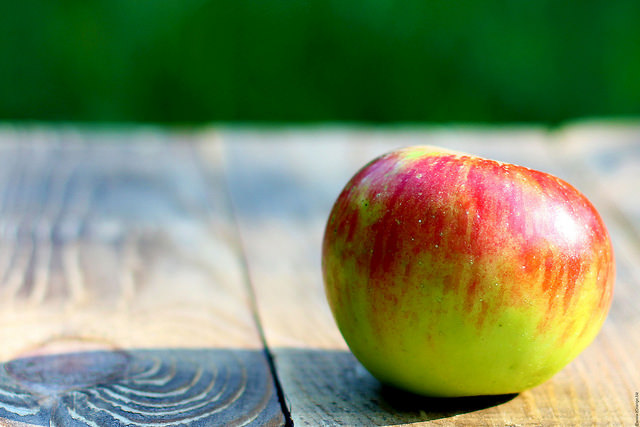
#> input picture images/apple.jpg, 640 x 427 px
$ python -i saliency.py   (imports and definitions only)   (older library calls are emulated)
#> lines starting #> are read from the running program, lines starting #| are printed output that depends on the picture; after the words box and inside, x2 and y2 are one past the last pixel; in counts of white or black regions, pixels touching at a corner belong together
"""
saliency.py - An implementation of Zhang and Sclaroff's Boolean Map Saliency
algorithm. http://cs-people.bu.edu/jmzhang/BMS/BMS_iccv13_preprint.pdf.

author: Frank Liu - frank@frankzliu.com

Redistribution and use in source and binary forms, with or without
modification, are permitted provided that the following conditions are met:
    * Redistributions of source code must retain the above copyright
      notice, this list of conditions and the following disclaimer.
    * Redistributions in binary form must reproduce the above copyright
      notice, this list of conditions and the following disclaimer in the
      documentation and/or other materials provided with the distribution.
    * Neither the name of the Frank Liu (fzliu) nor the
      names of its contributors may be used to endorse or promote products
      derived from this software without specific prior written permission.
THIS SOFTWARE IS PROVIDED BY THE COPYRIGHT HOLDERS AND CONTRIBUTORS "AS IS" AND
ANY EXPRESS OR IMPLIED WARRANTIES, INCLUDING, BUT NOT LIMITED TO, THE IMPLIED
WARRANTIES OF MERCHANTABILITY AND FITNESS FOR A PARTICULAR PURPOSE ARE
DISCLAIMED. IN NO EVENT SHALL Frank Liu (fzliu) BE LIABLE FOR ANY
DIRECT, INDIRECT, INCIDENTAL, SPECIAL, EXEMPLARY, OR CONSEQUENTIAL DAMAGES
(INCLUDING, BUT NOT LIMITED TO, PROCUREMENT OF SUBSTITUTE GOODS OR SERVICES;
LOSS OF USE, DATA, OR PROFITS; OR BUSINESS INTERRUPTION) HOWEVER CAUSED AND
ON ANY THEORY OF LIABILITY, WHETHER IN CONTRACT, STRICT LIABILITY, OR TORT
(INCLUDING NEGLIGENCE OR OTHERWISE) ARISING IN ANY WAY OUT OF THE USE OF THIS
SOFTWARE, EVEN IF ADVISED OF THE POSSIBILITY OF SUCH DAMAGE.
"""

# system imports
import argparse
import os
import timeit

# library imports
import cv2
import numpy as np
from skimage.color import gray2rgb, rgb2gray, rgb2lab
from skimage.io import imread, imsave
from skimage.transform import rescale


N_THRESHOLDS = 10


# argparse
parser = argparse.ArgumentParser(description="Compute a saliency map.",
                                 usage="saliency.py -i <input_path>")
# [2 lines not run here, left out]


def activate_boolean_map(bool_map):
    """
        Performs activation on a single boolean map.
    """

    # use the boolean map as a mask for flood filling
    activation = np.array(bool_map, dtype=np.uint8)
    mask_shape = (bool_map.shape[0] + 2, bool_map.shape[1] + 2)
    ffill_mask = np.zeros(mask_shape, dtype=np.uint8)

    # top and bottom rows
    for i in range(0, activation.shape[0]):
        for j in [0, activation.shape[1] - 1]:
            if activation[i,j]:
                cv2.floodFill(activation, ffill_mask, (j, i), 0)

    # left and right columns
    for i in [0, activation.shape[0] - 1]:
        for j in range(0, activation.shape[1]):
            if activation[i,j]:
                cv2.floodFill(activation, ffill_mask, (j, i), 0)

    return activation

def compute_saliency(img):
    """
        Computes Boolean Map Saliency (BMS).
    """

    img_lab = rgb2lab(img)
#> img_lab: shape (427, 640, 3) float64; mean of channels 0, 1, 2 55.2, -9.5, 18.5
    img_lab -= img_lab.min()
#> img_lab: shape (427, 640, 3) float64; mean of channels 0, 1, 2 100.8, 36.1, 64.1
    img_lab /= img_lab.max()
#> img_lab: shape (427, 640, 3) float64; mean of channels 0, 1, 2 0.693, 0.248, 0.44
    thresholds = np.arange(0, 1, 1.0 / N_THRESHOLDS)[1:]

    # compute boolean maps
    bool_maps = []
    for thresh in thresholds:
        img_lab_T = img_lab.transpose(2, 0, 1)
        img_thresh = (img_lab_T > thresh)
        bool_maps.extend(list(img_thresh))
#> after the loop, bool_maps = 27 items

    # compute mean attention map
    attn_map = np.zeros(img_lab.shape[:2], dtype=np.float)
    for bool_map in bool_maps:
        attn_map += activate_boolean_map(bool_map)
#> this loop made 27 passes
#> pass 2, in activate_boolean_map (call 2), `activation = np.array(bool_map, dtype=np.uint8)`:
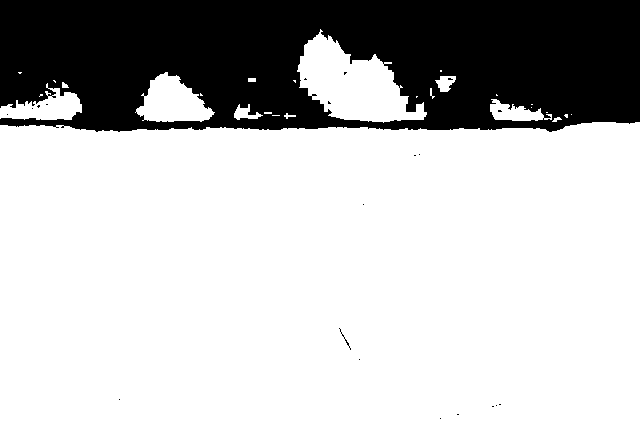
#> activation: shape (427, 640); values 0 (black) and 1 (white), 74.3% white; 21 black regions (19 under 20 px), largest, box (x1, y1, x2, y2) and area: (0, 0, 640, 132) 70036, (339, 328, 351, 350) 27
#> pass 2, in compute_saliency, `attn_map += activate_boolean_map(bool_map)`:
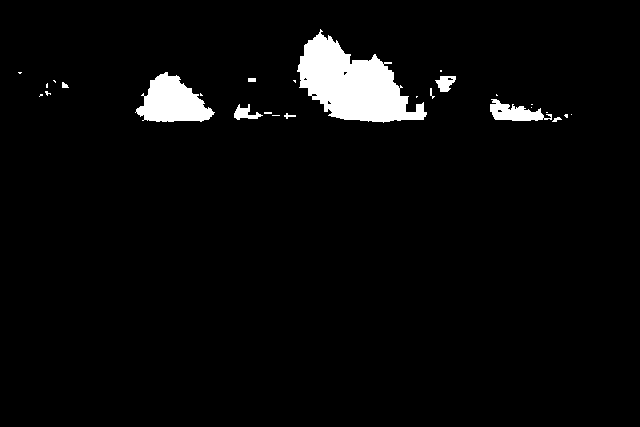
#> attn_map: shape (427, 640) float64; values 0 (black) and 1 (white), 3.8% white; 27 white regions (17 under 20 px), largest, box (x1, y1, x2, y2) and area: (297, 29, 427, 123) 6442, (135, 72, 215, 122) 2413, (490, 99, 552, 121) 732
#> after the loop:
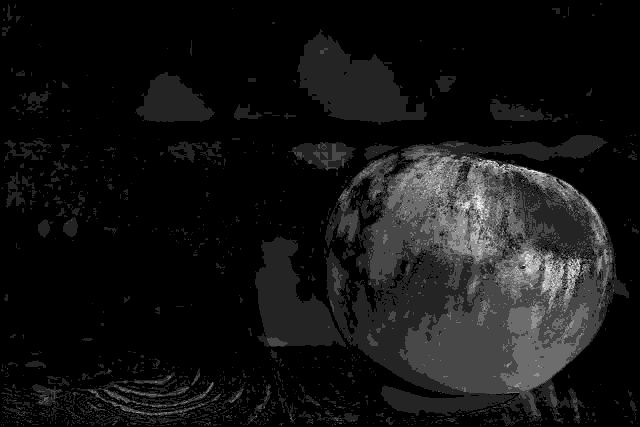
#> attn_map: shape (427, 640) float64; min 0, max 7, mean 0.56; drawn with min black and max white
    attn_map /= N_THRESHOLDS
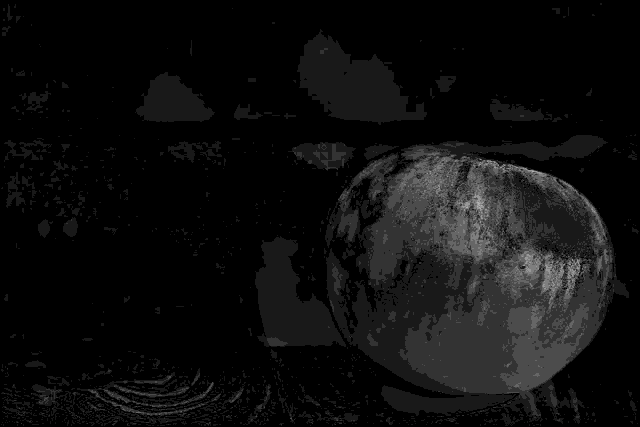
#> attn_map: shape (427, 640) float64; min 0, max 0.7, mean 0.056

    # gaussian smoothing
    attn_map = cv2.GaussianBlur(attn_map, (0, 0), 3)

    # perform normalization
    norm = np.sqrt((attn_map**2).sum())
#> norm = 55.87
    attn_map /= norm
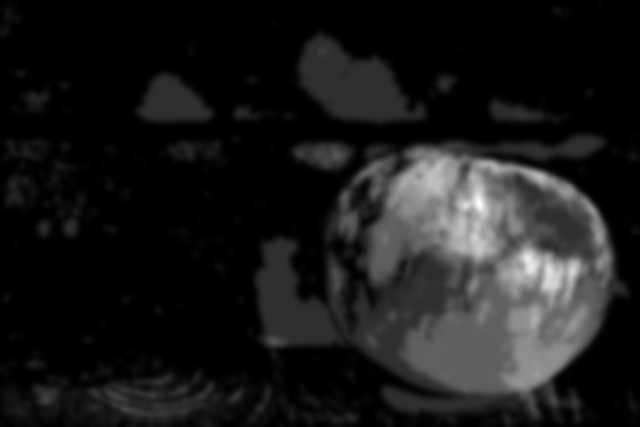
#> attn_map: shape (427, 640) float64; min 0, max 0.00961, mean 0.001; drawn with min black and max white
    attn_map /= attn_map.max() / 255

    return attn_map.astype(np.uint8)

def main(args):
    """
        Entry point.
    """

    # load the image
    img = imread(args.input)
    if img.ndim == 2:
        img = gray2rgb(img)
    elif img.shape[2] == 4:
        img = img[:, :, :3]
    upper_dim = max(img.shape[:2])
    if upper_dim > args.max_dim:
        img = rescale(img, args.max_dim/float(upper_dim), order=3)

    # compute saliency
    start = timeit.default_timer()
    img_sal = compute_saliency(img)
    runtime = timeit.default_timer() - start
    print("Took {0} seconds.".format(runtime))

    # save image
    (fname, ext) = os.path.splitext(args.input)
    out_path = fname + "_saliency" + ext
    imsave(out_path, img_sal)


# [3 lines not run here, left out]

>>> import cv2
>>> picture = cv2.cvtColor(cv2.imread('images/apple.jpg'), cv2.COLOR_BGR2RGB)
>>> result = compute_saliency(picture)
